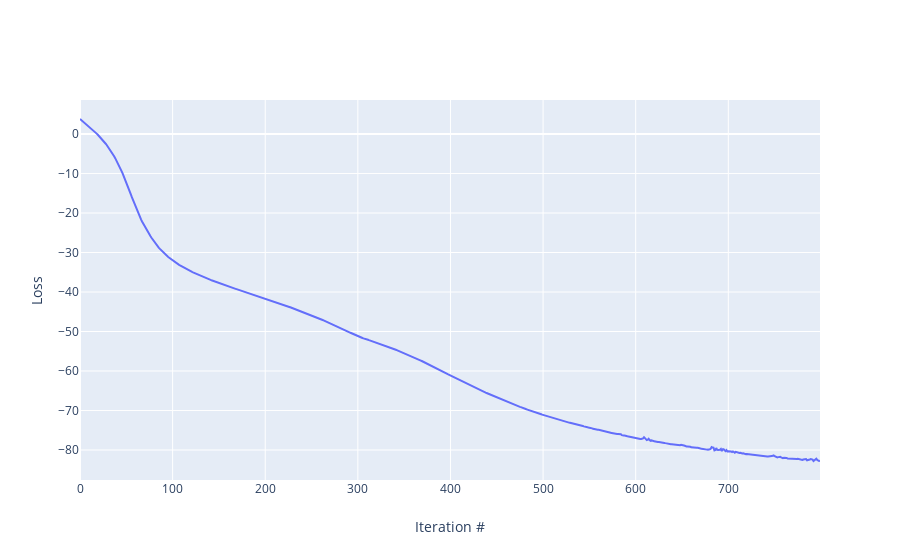

Notebook cell for this chart:
### Markdown cell above
## Visualize results
### View loss as a function of iteration steps
Training should proceed until the loss approximately levels out.

### Code cell
fig = go.Figure() # plotly reference: https://plot.ly/python/line-charts/
fig.add_trace(go.Scatter(x=np.arange(len(losses)), y=losses,
                    mode='lines',
                    name='lines'))
# Edit the layout
fig.update_layout(yaxis_title='Loss',
                   xaxis_title='Iteration #')

### Figure 1 — Plotly figure (JSON) as saved in the notebook; plotly's stock layout.template omitted (floating-point values rounded to 4 significant figures; data arrays with more than 128 entries replaced by an {"elided": "..."} marker saying what was removed)
{"data": [{"mode": "lines", "name": "lines", "type": "scatter", "x": {"elided": "800 int values"}, "y": {"elided": "800 float values"}}], "layout": {"xaxis": {"title": {"text": "Iteration #"}}, "yaxis": {"title": {"text": "Loss"}}}}
